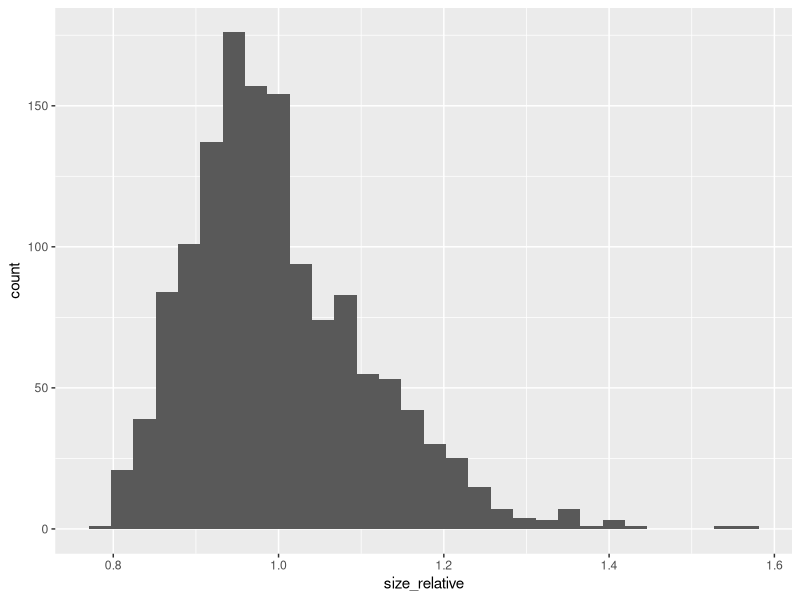

Reproduce this figure in R.
## ---- chunk 1
knitr::opts_chunk$set(echo = T, warning = F, message = F)

## Set working directory and clear memory
setwd("/Users/shannoncarter/Desktop/GitHub_Repos/phenology-abm")
rm(list = ls(all = T))

## Load required packages
library(tidyverse)
library(lme4)

## Load universal plotting elements
mytheme <-   theme_bw(base_size = 15, base_family = "Trebuchet MS") +
  theme(legend.text = element_text(size = 10),
        legend.title = element_text(size = 11),
        text = element_text(size = 14),
        axis.title = element_text(size = 12),
        axis.text  = element_text(size = 10, family = "Andale Mono"),
        panel.grid = element_blank())
## ---- chunk 2

# Processing to creat these dfs is done below, but can load these if working w same BS
ind <- read.csv("ind2sp.csv", header = T)
head(ind, 10)

## ---- chunk 3
## Prepare data
survival_model_data <- ind %>% 
  # remove run_num to pool all replicates of a treatment. also remove others we don't need
  select(-c(X, run_num, biom_fish, biom_dfly, biom_tot, end_date, growth_rate, id, sync_dfly, mean_dfly)) %>% 
  # "fish" is focal species that we manipulated
  filter(sp == "f") %>% 
  # only a few of these... I think the simulation ended before they "hatched"
  filter(!is.na(max_size)) %>% 
  # group by treatment to do the relativazation calculations
  group_by(sync_fish, mean_fish) %>% 
  # standardize arrival date for each treatment combination
  mutate(trt_max_hatch_date = max(hatch_date),
         trt_min_hatch_date = min(hatch_date),
         trt_mean_hatch_date = mean(hatch_date),
         hatch_percentile = round((hatch_date - trt_mean_hatch_date)/(trt_max_hatch_date - trt_min_hatch_date), 3))

head(survival_model_data, 10)
## ---- chunk 4
## Fitness = survival model
m_surv <- glm(data = survival_model_data, meta ~ hatch_percentile + sync_fish + mean_fish +
                   hatch_percentile*sync_fish +
                   hatch_percentile*mean_fish +
                   sync_fish*mean_fish +
                   hatch_percentile*sync_fish*mean_fish,
              family=binomial(link="logit"))
print(summary(m_surv))
coef(m_surv)
## ---- chunk 5
## Prepare data
size_model_data <- ind %>% 
  # remove run_num to pool all replicates of a treatment. also remove others we don't need
  select(-c(X, run_num, biom_fish, biom_dfly, biom_tot, end_date, growth_rate, id, sync_dfly, mean_dfly)) %>% 
  # "fish" is focal species that we manipulated
  filter(sp == "f") %>% 
  # filter only those that survived
  filter(meta == 1) %>% 
  # only a few of these... I think the simulation ended before they "hatched"
  filter(!is.na(max_size)) %>% 
  # group by treatment to do the relativazation calculations
  group_by(sync_fish, mean_fish) %>% 
  # standardize fitness by dividing mass by treatment mean
  mutate(size_relative = max_size / mean(max_size)) %>% 
  # standardize arrival date for each treatment combination
  mutate(trt_max_hatch_date = max(hatch_date),
         trt_min_hatch_date = min(hatch_date),
         trt_mean_hatch_date = mean(hatch_date),
         hatch_percentile = round((hatch_date - trt_mean_hatch_date)/(trt_max_hatch_date - trt_min_hatch_date), 3))

head(size_model_data, 10)

# View distribution of final sizes - pretty normal
ggplot(size_model_data, aes(x = size_relative)) + geom_histogram()

## ---- chunk 6
## Fitness = mass model
m_size <- glm(data = size_model_data, 
              size_relative ~
                hatch_percentile + sync_fish + mean_fish +
                hatch_percentile*sync_fish +
                hatch_percentile*mean_fish +
                sync_fish*mean_fish +
                hatch_percentile*sync_fish*mean_fish)
print(summary(m_size))
coef(m_size)
